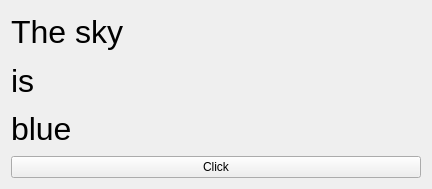
<?xml version="1.0" encoding="UTF-8"?>
<ui version="4.0">
 <class>Widget</class>
 <widget class="QWidget" name="Widget">
  <property name="geometry">
   <rect>
    <x>0</x>
    <y>0</y>
    <width>432</width>
    <height>189</height>
   </rect>
  </property>
  <property name="windowTitle">
   <string>Form</string>
  </property>
  <layout class="QVBoxLayout" name="verticalLayout">
   <item>
    <widget class="QLabel" name="the_sky_label">
     <property name="font">
      <font>
       <pointsize>24</pointsize>
      </font>
     </property>
     <property name="text">
      <string>The sky</string>
     </property>
    </widget>
   </item>
   <item>
    <widget class="QLabel" name="is_label">
     <property name="font">
      <font>
       <pointsize>24</pointsize>
      </font>
     </property>
     <property name="text">
      <string>is</string>
     </property>
    </widget>
   </item>
   <item>
    <widget class="QLabel" name="blue_label">
     <property name="font">
      <font>
       <pointsize>24</pointsize>
      </font>
     </property>
     <property name="text">
      <string>blue</string>
     </property>
    </widget>
   </item>
   <item>
    <widget class="QPushButton" name="button">
     <property name="text">
      <string>Click</string>
     </property>
    </widget>
   </item>
  </layout>
 </widget>
 <resources/>
 <connections/>
</ui>
